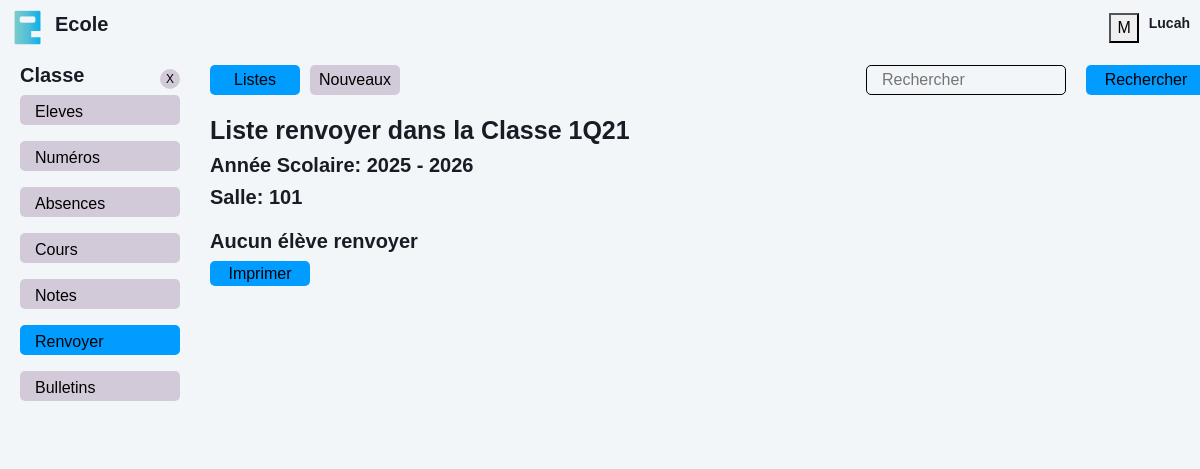
Page /classes/renvoyer.php?id=3 (signed in) on the earlier database version.
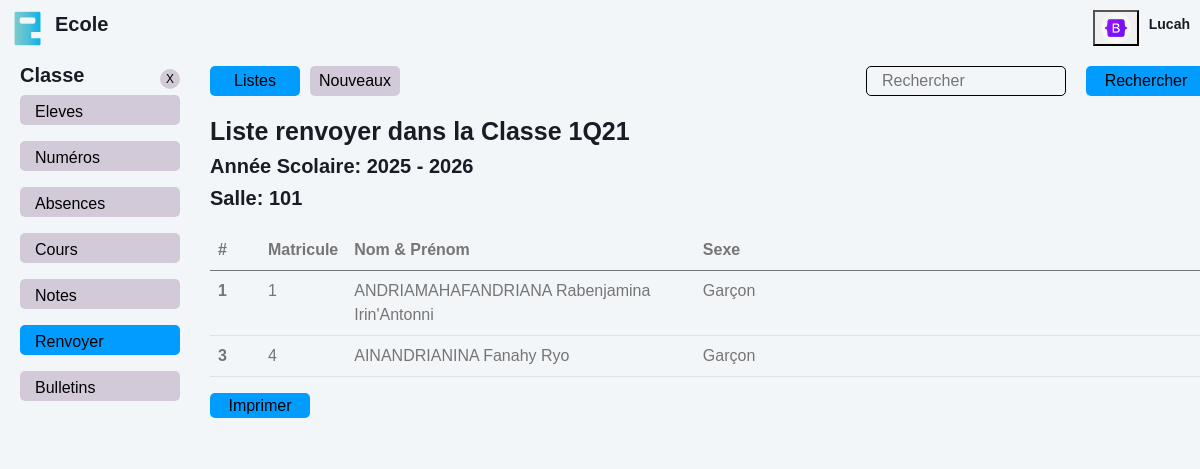
Same page on the later database version.
### tables this page shows
CREATE TABLE `responsable` (
  `responsable_id` int(10) NOT NULL AUTO_INCREMENT,
  `nom_responsable` varchar(100) NOT NULL,
  `prenom_responsable` varchar(100) NOT NULL,
  `username` varchar(100) NOT NULL,
  `password` varchar(100) DEFAULT NULL,
  `compte` varchar(100) NOT NULL,
  `image` varchar(100) DEFAULT NULL,
  PRIMARY KEY (`responsable_id`),
  UNIQUE KEY `username` (`username`)
);

CREATE TABLE `classes` (
  `classe_id` int(10) NOT NULL AUTO_INCREMENT,
  `nom_classe` varchar(100) NOT NULL,
  `niveau` varchar(50) DEFAULT NULL,
  `annee_debut` year(4) DEFAULT NULL,
  `annee_fin` year(4) DEFAULT NULL,
  `salle` varchar(50) DEFAULT NULL,
  PRIMARY KEY (`classe_id`)
);

CREATE TABLE `eleves` (
  `eleve_id` int(10) NOT NULL AUTO_INCREMENT,
  `numero` int(10) DEFAULT NULL,
  `nom_eleve` varchar(100) DEFAULT NULL,
  `prenom_eleve` varchar(100) DEFAULT NULL,
  `sexe_eleve` varchar(50) DEFAULT NULL,
  `date_naissance` date DEFAULT NULL,
  `lieu_naissance` varchar(50) DEFAULT NULL,
  `status` varchar(50) DEFAULT NULL,
  `adresse` varchar(50) DEFAULT NULL,
  `tel_eleve` varchar(50) DEFAULT NULL,
  `etablissement_orign` varchar(50) DEFAULT NULL,
  `annee_scolaire` varchar(50) DEFAULT NULL,
  `date_inscrit` date DEFAULT NULL,
  `nom_pere` varchar(100) DEFAULT NULL,
  `profession_pere` varchar(50) DEFAULT NULL,
  `tel_pere` varchar(50) DEFAULT NULL,
  `nom_mere` varchar(100) DEFAULT NULL,
  `profession_mere` varchar(50) DEFAULT NULL,
  `tel_mere` varchar(50) DEFAULT NULL,
  `nom_tuteur` varchar(100) DEFAULT NULL,
  `profession_tuteur` varchar(50) DEFAULT NULL,
  `tel_tuteur` varchar(50) DEFAULT NULL,
  `classe_id` int(10) DEFAULT NULL,
  PRIMARY KEY (`eleve_id`),
  KEY `classe_id` (`classe_id`)
);

### classes/renvoyer.php (the view, shortened to what the changed rows need)
<?php
    require "../back/database.php";
    $id_classe = isset($_GET['id']) ? (int) $_GET['id'] : 0;
    $sql_compte = "SELECT image FROM responsable WHERE responsable_id = ?";
    $stmt_compte = $pdo->prepare($sql_compte);
    $stmt_compte->execute([$_SESSION['responsable_id']]);
    $comptes = $stmt_compte->fetchAll();
    $sql_classes = "SELECT * FROM classes WHERE classe_id = ? ";
    $stmt_classes = $pdo->prepare($sql_classes);
    $stmt_classes->execute([$id_classe]);
    $classes = $stmt_classes->fetchAll();
    $sql_eleves = "SELECT eleve_id, numero, nom_eleve, prenom_eleve, sexe_eleve FROM eleves WHERE classe_id = ? AND status = 'renvoyer' ORDER BY eleve_id ASC";
    $stmt_eleves = $pdo->prepare($sql_eleves);
    $stmt_eleves->execute([$id_classe]);
    $eleves = $stmt_eleves->fetchAll();
?>
<!DOCTYPE html>
<html lang="en">
<head>
    <link href="../assets/css/bootstrap.min.css" rel="stylesheet">
    <link href="../assets/css/style.css" rel="stylesheet">
</head>
    <body>
        <nav class="navbar navbar-expand sticky-top" style="display: flex; justify-content: space-between; margin: 0; padding: 10px">
            <div class="menu">
            <?php foreach ( $comptes as $compte ): ?>
                <button class="btn-menu" id="menu">
                    <?php if (!empty($compte['image'])): ?>
                        <img src="../assets/img/<?= $compte['image'] ?>" alt="Image" width="25">
                    <?php else: ?>
                        M
                    <?php endif; ?>
                </button>
            <?php endforeach; ?>
            <div class="menu-name">
                <h4><?= $_SESSION['username'] ?></h4>
            </div>
            </div>
        </nav>
        <div class="container-xxl position-relative d-flex p-0" style="margin-top: 100px;">
            <div class="col-right">
                <?php if (count($classes) > 0):  ?>
                    <?php if ($_SESSION['compte'] == "Surveillant"):  ?>
                        <div class="col-classe-l" style="margin-top: 20px;">
                            <?php foreach ( $classes as $classe ): ?>
                                <h1>Liste renvoyer dans la Classe <?php echo $classe['nom_classe'] ?></h1>
                                <h3>Année Scolaire: <?php echo $classe['annee_debut'] ?> - <?php echo $classe['annee_fin'] ?> </h3>
                                <h3>Salle: <?php echo $classe['salle'] ?></h3>
                            <?php endforeach; ?>
                        </div>
                    <?php endif; ?>
                <div class="bd">
                    <?php if (count($eleves) > 0):  ?>
                        <table class="table table-hover">
                            <thead>
                                <tr>
                                    <th class="col">#</th>
                                    <th class="col">Matricule</th>
                                    <th class="col">Nom & Prénom</th>
                                    <th class="col">Sexe</th>
                                </tr>
                            </thead>
                            <tbody>
                                <?php foreach ( $eleves as $eleve ): ?>
                                    <tr>
                                        <th scope="row">
                                            <?php echo $eleve['numero'] ?>
                                        </th>
                                        <td>
                                            <?php echo $eleve['eleve_id'] ?>
                                        </td>
                                        <td>
                                            <?php echo $eleve['nom_eleve'] ?>
                                            <?php echo $eleve['prenom_eleve'] ?>
                                        </td>
                                        <td>
                                            <?php echo $eleve['sexe_eleve'] ?>
                                        </td>
                                    </tr>
                                <?php endforeach; ?>
                            </tbody>
                        </table>
                    <?php else: ?>
                        <h5>Aucun élève renvoyer</h5>
                    <?php endif; ?>
                </div>
            <?php else: ?>
                <h5>Aucun classe trouvé</h5>
            <?php endif; ?>
            </div>
        </div>
    </body>
</html>

Differences in the rows shown:
changed responsable: image: picture added; no longer shows "M"
now on this page (row edited): eleves: numero "1", eleve_id "1", nom_eleve "ANDRIAMAHAFANDRIANA", prenom_eleve "Rabenjamina Irin'Antonni", sexe_eleve "Garçon"
now on this page (row edited): eleves: numero "3", eleve_id "4", nom_eleve "AINANDRIANINA", prenom_eleve "Fanahy Ryo", sexe_eleve "Garçon"
Other differences:
text no longer shown: "Aucun élève renvoyer"
text now shown: "# Matricule Nom & Prénom Sexe"
